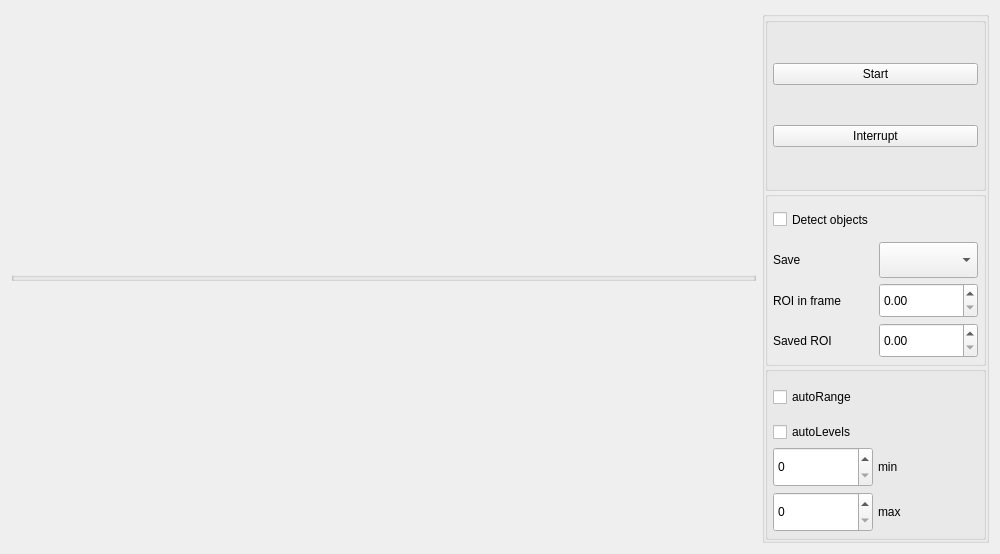
<?xml version="1.0" encoding="UTF-8"?>
<ui version="4.0">
 <class>Form</class>
 <widget class="QWidget" name="Form">
  <property name="windowModality">
   <enum>Qt::WindowModality::NonModal</enum>
  </property>
  <property name="geometry">
   <rect>
    <x>0</x>
    <y>0</y>
    <width>1000</width>
    <height>554</height>
   </rect>
  </property>
  <property name="sizePolicy">
   <sizepolicy hsizetype="Expanding" vsizetype="Expanding">
    <horstretch>0</horstretch>
    <verstretch>0</verstretch>
   </sizepolicy>
  </property>
  <property name="windowTitle">
   <string>Form</string>
  </property>
  <layout class="QHBoxLayout" name="horizontalLayout">
   <item>
    <widget class="QGroupBox" name="image_groupBox">
     <property name="enabled">
      <bool>true</bool>
     </property>
     <property name="sizePolicy">
      <sizepolicy hsizetype="Preferred" vsizetype="Preferred">
       <horstretch>1</horstretch>
       <verstretch>1</verstretch>
      </sizepolicy>
     </property>
     <property name="autoFillBackground">
      <bool>false</bool>
     </property>
     <property name="title">
      <string/>
     </property>
     <property name="flat">
      <bool>false</bool>
     </property>
     <property name="checkable">
      <bool>false</bool>
     </property>
     <layout class="QHBoxLayout" name="horizontalLayout_2" stretch="0">
      <property name="spacing">
       <number>0</number>
      </property>
      <property name="sizeConstraint">
       <enum>QLayout::SizeConstraint::SetMaximumSize</enum>
      </property>
      <property name="leftMargin">
       <number>0</number>
      </property>
      <property name="topMargin">
       <number>0</number>
      </property>
      <property name="rightMargin">
       <number>0</number>
      </property>
      <property name="bottomMargin">
       <number>0</number>
      </property>
      <item>
       <layout class="QVBoxLayout" name="image_layout">
        <property name="spacing">
         <number>0</number>
        </property>
        <property name="sizeConstraint">
         <enum>QLayout::SizeConstraint::SetDefaultConstraint</enum>
        </property>
       </layout>
      </item>
     </layout>
    </widget>
   </item>
   <item>
    <widget class="QGroupBox" name="settings_groupBox">
     <property name="enabled">
      <bool>true</bool>
     </property>
     <property name="sizePolicy">
      <sizepolicy hsizetype="Minimum" vsizetype="Preferred">
       <horstretch>0</horstretch>
       <verstretch>0</verstretch>
      </sizepolicy>
     </property>
     <property name="sizeIncrement">
      <size>
       <width>0</width>
       <height>0</height>
      </size>
     </property>
     <property name="baseSize">
      <size>
       <width>100</width>
       <height>400</height>
      </size>
     </property>
     <property name="mouseTracking">
      <bool>false</bool>
     </property>
     <property name="tabletTracking">
      <bool>false</bool>
     </property>
     <property name="focusPolicy">
      <enum>Qt::FocusPolicy::NoFocus</enum>
     </property>
     <property name="contextMenuPolicy">
      <enum>Qt::ContextMenuPolicy::DefaultContextMenu</enum>
     </property>
     <property name="acceptDrops">
      <bool>false</bool>
     </property>
     <property name="autoFillBackground">
      <bool>false</bool>
     </property>
     <property name="title">
      <string/>
     </property>
     <property name="flat">
      <bool>true</bool>
     </property>
     <layout class="QVBoxLayout" name="verticalLayout_2">
      <property name="spacing">
       <number>0</number>
      </property>
      <property name="leftMargin">
       <number>0</number>
      </property>
      <property name="topMargin">
       <number>0</number>
      </property>
      <property name="rightMargin">
       <number>0</number>
      </property>
      <property name="bottomMargin">
       <number>0</number>
      </property>
      <item>
       <widget class="QGroupBox" name="buttons_groupBox">
        <property name="title">
         <string/>
        </property>
        <layout class="QVBoxLayout" name="verticalLayout" stretch="0,0">
         <property name="spacing">
          <number>5</number>
         </property>
         <property name="leftMargin">
          <number>5</number>
         </property>
         <property name="topMargin">
          <number>5</number>
         </property>
         <property name="rightMargin">
          <number>5</number>
         </property>
         <property name="bottomMargin">
          <number>5</number>
         </property>
         <item>
          <widget class="QPushButton" name="start_pushButton">
           <property name="text">
            <string>Start</string>
           </property>
          </widget>
         </item>
         <item>
          <widget class="QPushButton" name="interrupt_pushButton">
           <property name="text">
            <string>Interrupt</string>
           </property>
          </widget>
         </item>
        </layout>
       </widget>
      </item>
      <item>
       <widget class="QGroupBox" name="saveGroupBox">
        <property name="sizePolicy">
         <sizepolicy hsizetype="Minimum" vsizetype="Preferred">
          <horstretch>0</horstretch>
          <verstretch>0</verstretch>
         </sizepolicy>
        </property>
        <property name="minimumSize">
         <size>
          <width>221</width>
          <height>0</height>
         </size>
        </property>
        <property name="layoutDirection">
         <enum>Qt::LayoutDirection::LeftToRight</enum>
        </property>
        <property name="autoFillBackground">
         <bool>true</bool>
        </property>
        <layout class="QGridLayout" name="gridLayout_2">
         <property name="leftMargin">
          <number>5</number>
         </property>
         <property name="topMargin">
          <number>5</number>
         </property>
         <property name="rightMargin">
          <number>5</number>
         </property>
         <property name="bottomMargin">
          <number>5</number>
         </property>
         <property name="spacing">
          <number>5</number>
         </property>
         <item row="1" column="1">
          <widget class="QComboBox" name="save_comboBox">
           <property name="sizePolicy">
            <sizepolicy hsizetype="Minimum" vsizetype="Preferred">
             <horstretch>1</horstretch>
             <verstretch>0</verstretch>
            </sizepolicy>
           </property>
          </widget>
         </item>
         <item row="1" column="0">
          <widget class="QLabel" name="label">
           <property name="sizePolicy">
            <sizepolicy hsizetype="Minimum" vsizetype="Preferred">
             <horstretch>0</horstretch>
             <verstretch>0</verstretch>
            </sizepolicy>
           </property>
           <property name="text">
            <string>Save</string>
           </property>
          </widget>
         </item>
         <item row="0" column="0">
          <widget class="QCheckBox" name="detect_checkBox">
           <property name="sizePolicy">
            <sizepolicy hsizetype="Minimum" vsizetype="Preferred">
             <horstretch>0</horstretch>
             <verstretch>0</verstretch>
            </sizepolicy>
           </property>
           <property name="text">
            <string>Detect objects</string>
           </property>
          </widget>
         </item>
         <item row="4" column="1">
          <widget class="QDoubleSpinBox" name="num_objects_SpinBox">
           <property name="sizePolicy">
            <sizepolicy hsizetype="Minimum" vsizetype="Preferred">
             <horstretch>1</horstretch>
             <verstretch>0</verstretch>
            </sizepolicy>
           </property>
          </widget>
         </item>
         <item row="3" column="1">
          <widget class="QDoubleSpinBox" name="objects_in_frame_SpinBox">
           <property name="sizePolicy">
            <sizepolicy hsizetype="Minimum" vsizetype="Preferred">
             <horstretch>1</horstretch>
             <verstretch>0</verstretch>
            </sizepolicy>
           </property>
          </widget>
         </item>
         <item row="4" column="0">
          <widget class="QLabel" name="label_3">
           <property name="sizePolicy">
            <sizepolicy hsizetype="Minimum" vsizetype="Preferred">
             <horstretch>0</horstretch>
             <verstretch>0</verstretch>
            </sizepolicy>
           </property>
           <property name="text">
            <string>Saved ROI</string>
           </property>
          </widget>
         </item>
         <item row="3" column="0">
          <widget class="QLabel" name="label_2">
           <property name="sizePolicy">
            <sizepolicy hsizetype="Minimum" vsizetype="Preferred">
             <horstretch>1</horstretch>
             <verstretch>0</verstretch>
            </sizepolicy>
           </property>
           <property name="text">
            <string>ROI in frame</string>
           </property>
          </widget>
         </item>
        </layout>
       </widget>
      </item>
      <item>
       <widget class="QGroupBox" name="levels_groupBox">
        <property name="sizePolicy">
         <sizepolicy hsizetype="Minimum" vsizetype="Preferred">
          <horstretch>0</horstretch>
          <verstretch>0</verstretch>
         </sizepolicy>
        </property>
        <layout class="QGridLayout" name="autoscale_layout" rowstretch="0,0,0,0" columnstretch="0,0">
         <property name="leftMargin">
          <number>5</number>
         </property>
         <property name="topMargin">
          <number>5</number>
         </property>
         <property name="rightMargin">
          <number>5</number>
         </property>
         <property name="bottomMargin">
          <number>5</number>
         </property>
         <property name="spacing">
          <number>5</number>
         </property>
         <item row="2" column="0">
          <widget class="QDoubleSpinBox" name="max_doubleSpinBox">
           <property name="sizePolicy">
            <sizepolicy hsizetype="Minimum" vsizetype="Preferred">
             <horstretch>0</horstretch>
             <verstretch>0</verstretch>
            </sizepolicy>
           </property>
           <property name="wrapping">
            <bool>false</bool>
           </property>
           <property name="decimals">
            <number>0</number>
           </property>
           <property name="maximum">
            <double>1000000000.000000000000000</double>
           </property>
          </widget>
         </item>
         <item row="3" column="0">
          <widget class="QDoubleSpinBox" name="min_doubleSpinBox">
           <property name="sizePolicy">
            <sizepolicy hsizetype="Minimum" vsizetype="Preferred">
             <horstretch>0</horstretch>
             <verstretch>0</verstretch>
            </sizepolicy>
           </property>
           <property name="showGroupSeparator" stdset="0">
            <bool>false</bool>
           </property>
           <property name="decimals">
            <number>0</number>
           </property>
           <property name="maximum">
            <double>10000000000000.000000000000000</double>
           </property>
          </widget>
         </item>
         <item row="1" column="0">
          <widget class="QCheckBox" name="autoLevels_checkbox">
           <property name="text">
            <string>autoLevels</string>
           </property>
          </widget>
         </item>
         <item row="2" column="1">
          <widget class="QLabel" name="level_max_label">
           <property name="text">
            <string>min</string>
           </property>
          </widget>
         </item>
         <item row="3" column="1">
          <widget class="QLabel" name="level_min_label">
           <property name="text">
            <string>max</string>
           </property>
          </widget>
         </item>
         <item row="0" column="0">
          <widget class="QCheckBox" name="autoRange_checkbox">
           <property name="sizePolicy">
            <sizepolicy hsizetype="Minimum" vsizetype="Preferred">
             <horstretch>0</horstretch>
             <verstretch>0</verstretch>
            </sizepolicy>
           </property>
           <property name="text">
            <string>autoRange</string>
           </property>
          </widget>
         </item>
        </layout>
       </widget>
      </item>
     </layout>
    </widget>
   </item>
  </layout>
 </widget>
 <resources/>
 <connections/>
</ui>
